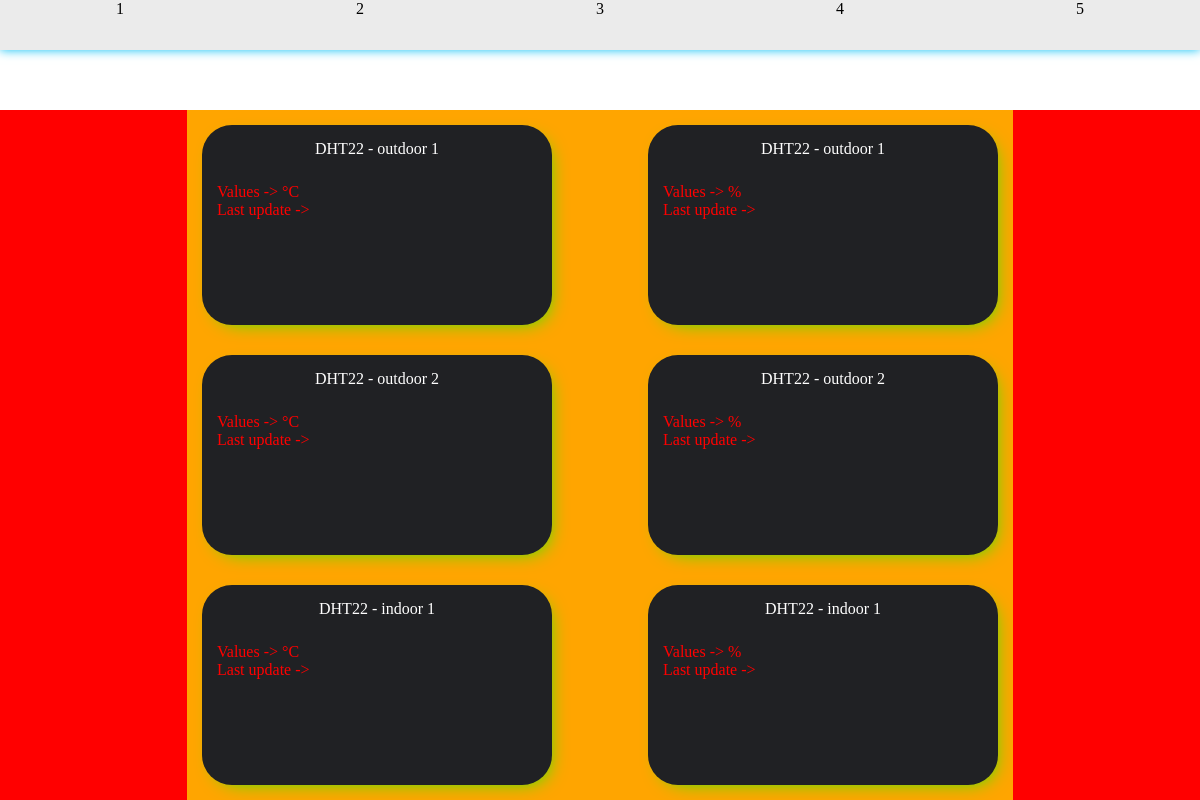
The page / on the database its author committed.
### tables this page shows
CREATE TABLE sensor(
    id INT UNSIGNED AUTO_INCREMENT,
    unite TINYINT UNSIGNED,
    maxValues SMALLINT,
    minValues SMALLINT,
    accuracy DECIMAL(4, 3),
    libelle VARCHAR(255),
    ip VARCHAR(255),
    description TEXT,

    CONSTRAINT pk_sensor PRIMARY KEY(id)
);

CREATE TABLE unite(
	id TINYINT UNSIGNED AUTO_INCREMENT,
	libelle VARCHAR(255),
	description TEXT,
	
	CONSTRAINT pk_unite PRIMARY KEY(id)
);

### controller/dashboardController.php (called while the page is built)
<?php
    function loadDashboard() {
        require_once 'class/sensorClass.php';
        require_once 'model/sensorModel.php';
        $sensorList = getAllSensor();
        require_once 'view/dashboardView.php';;
    }

### model/sensorModel.php (called while the page is built, shortened)
<?php
    function getAllSensor() {
        require_once 'class/sensorClass.php';
        $db = dbConnect();
        $req = "SELECT * FROM sensor";
        $pdo = $db->query($req);
        if ($pdo) {
            $list = [];
            while ($test = $pdo->fetchObject()) {
                $list[$test->id] = new sensor($test->id,
                                              $test->unite,
                                              $test->maxValues,
                                              $test->minValues,
                                              $test->accuracy,
                                              $test->libelle,
                                              $test->ip,
                                              $test->description);
            }
        }else {
            echo "error";
        }
        return $list;
    }
    function getValuesOfSensor($id) {
        require_once 'class/sensorClass.php';
        $db = dbConnect();
        $req = "SELECT recordValues, recordDate FROM record WHERE sensor = $id ORDER BY recordDate desc";
        $pdo = $db->query($req);
        if ($pdo) {
            $value = new stdClass();
            $pdo = $pdo->fetchObject();
            $value->value = $pdo->recordValues;
            $value->date = $pdo->recordDate;
        }else {
            $value =  "error";
        }
        return $value;
    }
    function getUnite($id) {
        $db = dbConnect();
        $req = "SELECT * FROM unite WHERE id = $id";
        return $db->query($req)->fetchObject();
    }
?>

### class/sensorClass.php (called while the page is built, shortened)
<?php
class sensor
{
    private string $name;
    private string $desc;
    public function __construct($id, $unite, $max, $min, $accuracy, $name, $ip, $desc) {
        $this->name = $name;
        $this->desc = $desc;
    }
    public function getName()
    {
        return $this->name;
    }
    public function getDesc()
    {
        return $this->desc;
    }
}

### view/dashboardView.php (the view, shortened to what this page needs)
<!doctype html>
<html lang="fr">
<head>
	<link rel="stylesheet" href="asset/style/css/main.css" media="all" />
    <link rel="stylesheet" href="asset/lib/fontawesome/css/all.css">
</head>
<body>
	<nav>
		<?php require_once 'view/include/navbarInclude.php'; ?>
	</nav>
	<section>
		<div id="left">
		</div>
		<div id="center">
			<div id="content">
				<div id="sensor">
				<?php
				    foreach ($sensorList as $value) {
				?>
    				<div class="block sensor">
    					<div class="title">
    						<?php echo $value->getName() ?> - <span class="desc"><?php echo $value->getDesc() ?></span>
						</div>
    					<div class="values">
    						<?php echo "Values -> " . getValuesOfSensor($value->getId())->value . getUnite($value->getUnite())->libelle ;
    						      echo "</br>Last update -> " . getValuesOfSensor($value->getId())->date ;
					        ?>
						</div>
    				</div>
				<?php
				    }
				?>
				</div>
			</div>
		</div>
		<div id="right">
		</div>
	</section>
</body>
</html>

### index.php
<?php
    if (isset($_GET) || empty($_GET)) {
        require_once 'controller/dashboardController.php';
        loadDashboard();
    } else {
    }

### view/include/navbarInclude.php
<div class="navbar">
	<ul>
		<li>1</li>
		<li>2</li>
		<li>3</li>
		<li>4</li>
		<li>5</li>
	</ul>
</div>

### asset/style/css/main.css (style rules this page uses)
* { padding: 0; margin: 0; }
.navbar { width: 100%; top: 0; background-color: #ebebeb; height: 50px; box-shadow: 0px 0px 10px #0ac0f5; margin-bottom: 10px; }
.navbar ul { list-style: none; padding: 0; margin: 0; display: flex; flex-direction: row; flex-wrap: nowrap; justify-content: space-around; align-items: center; }
section { display: flex; flex-direction: row; padding-top: 50px; color: #fff; }
section #left { width: 15%; background-color: red; padding-left: 10px; }
section #center { width: 70%; background-color: orange; }
section #center #sensor { display: flex; flex-direction: row; flex-wrap: wrap; justify-content: space-between; }
section #center #sensor .block { width: 350px; height: 200px; background-color: #202124; border-style: solid; border-width: 0px; border-color: black; border-radius: 30px; box-sizing: border-box; padding: 15px; box-shadow: 5px 6px 20px -10px lime; margin: 15px; }
section #center #sensor .block .title { height: 25%; text-align: center; }
section #center #sensor .block .values { color: red; }
section #right { width: 15%; background-color: red; padding-left: 10px; }

### rows shown on the page
sensor: libelle "DHT22", description "outdoor 1", unite.libelle "°C"
sensor: libelle "DHT22", description "outdoor 1", unite.libelle "%"
sensor: libelle "DHT22", description "outdoor 2", unite.libelle "°C"
sensor: libelle "DHT22", description "outdoor 2", unite.libelle "%"
sensor: libelle "DHT22", description "indoor 1", unite.libelle "°C"
sensor: libelle "DHT22", description "indoor 1", unite.libelle "%"
